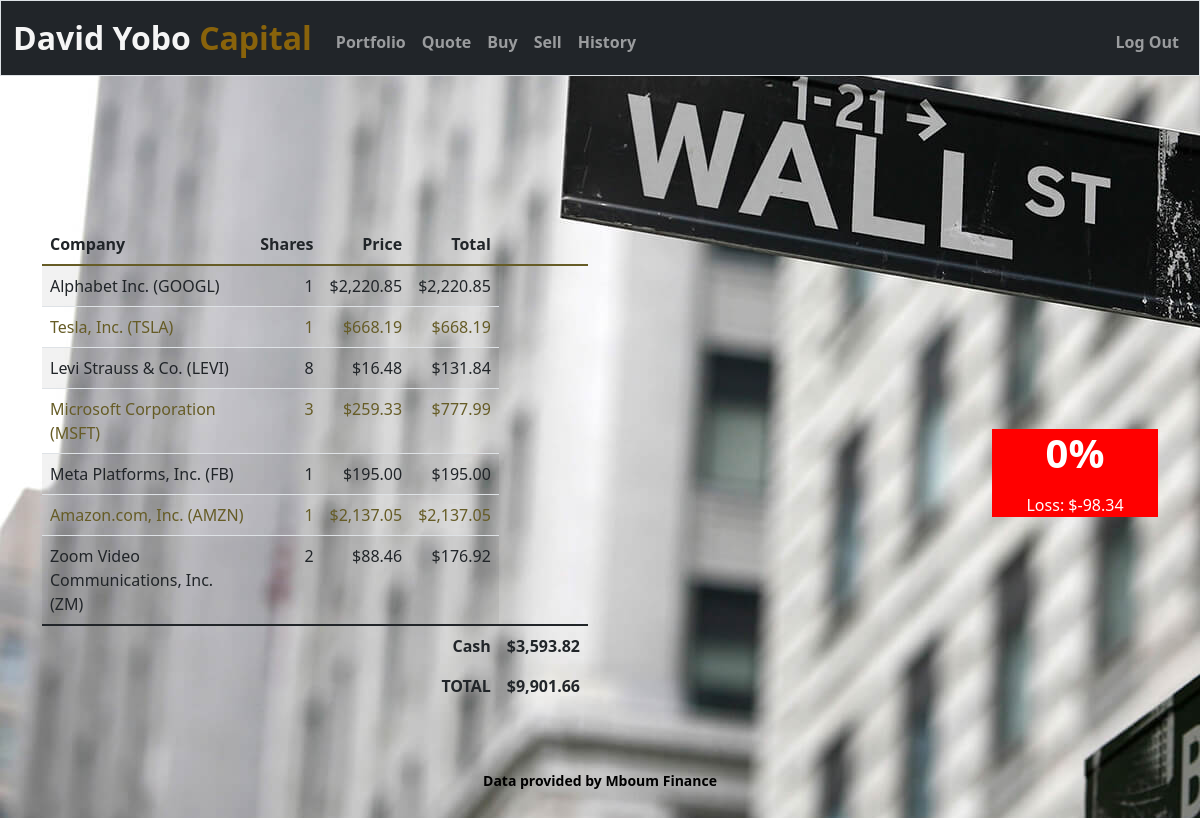
/portfolio (signed in), run on the app's committed database.
### tables this page shows
CREATE TABLE summaries (user INTEGER, symbol TEXT, company TEXT, shares INTEGER, price INTEGER, total INTEGER, dollarprice TEXT, dollartotal TEXT, FOREIGN KEY(user) REFERENCES users(id));

### app.py (the view)
@app.route("/portfolio")
@login_required
def portfolio():
    been_trading = db.execute("SELECT * FROM transactions WHERE user = ?", session["user_id"])
    if been_trading:
        data = db.execute("SELECT * FROM summaries WHERE user = ?", session["user_id"])
        total_for_all_companies = db.execute("SELECT SUM(total) FROM summaries WHERE user = ?", session["user_id"])
        current_cash = db.execute("SELECT cash FROM users WHERE id = ?", session["user_id"])
        the_total = (total_for_all_companies[0]['SUM(total)'] + current_cash[0]['cash'])
        original_cash = 10000
        profitloss = the_total - original_cash
        percentage = (profitloss/original_cash) * 100
        display = []
        if profitloss > 0:
            display.append("Profit")
        elif profitloss < 0:
            display.append("Loss")
        else:
            display.append("_")
        display.append(profitloss)
        display.append(int(percentage))
        return render_template("portfolio.html", data=data, cash=usd(current_cash[0]['cash']), total=usd(the_total), display=display)
    else:
        return render_template("emptyportfolio.html")

### app.py (called while the page is built)
@app.after_request
def after_request(response):
    response.headers["Cache-Control"] = "no-cache, no-store, must-revalidate"
    response.headers["Expires"] = 0
    response.headers["Pragma"] = "no-cache"
    return response

### helpers.py (called while the page is built)
def login_required(f):
    @wraps(f)
    def decorated_function(*args, **kwargs):
        if session.get("user_id") is None:
            return redirect("/login")
        return f(*args, **kwargs)
    return decorated_function

def usd(value):
    return f"${value:,.2f}"

### templates/portfolio.html (shortened to what this page needs)
{% extends "layout.html" %}
{% block main %}
 <div class="container">
  <div class="row align-items-center" style="padding-top: 100px;">
    <div class="col-6 left" >
      <table class="table table-striped">
        <thead>
          <tr>
             <th class="text-start">Company</th>
             <th class="text-end">Shares</th>
             <th class="text-end">Price</th>
             <th class="text-end">Total</th>
          </tr>
        </thead>
        <tbody style="color: rgb(102, 92, 38)">
          {% for row in data %}
           <tr>
              <td class="text-start">{{ row.company }} ({{ row.symbol }})</td>
              <td class="text-end">{{ row.shares }}</td>
              <td class="text-end">{{ row.dollarprice }}</td>
              <td class="text-end">{{ row.dollartotal }}</td>
           </tr>
          {% endfor %}
        </tbody>
        <tfoot>
            <tr>
              <td class="border-0 fw-bold text-end" colspan="4">Cash</td>
              <td class="border-0 text-end"><strong> {{ cash }} </strong></td>
            </tr>
            <tr>
              <td class="border-0 fw-bold text-end" colspan="4"> TOTAL </td>
              <td class="border-0 w-bold text-end" colspan="4"><strong>{{ total }}</strong></td>
            </tr>
        </tfoot>
      </table>
    </div>
    <div class="col-2">
      <div data-status="{{display[0]}}" class="status" style="color: white;">
      <p><h1><b>{{ display[2] }}%</b></h1></p>
      <p>{{ display[0] }}:    {{ display[1] | usd }}</p>
      </div>
    </div>
  </div>
</div>
{% endblock %}

### templates/layout.html (shortened to what this page needs)
<!DOCTYPE html>
<html lang="en">
    <head>
        <link href="https://cdn.jsdelivr.net/npm/bootstrap@5.1.3/dist/css/bootstrap.min.css" rel="stylesheet">
        <link href="/static/styles.css" rel="stylesheet">
    </head>
    <body background="background.jpg">
        <nav class="bg-dark border navbar navbar-expand-md navbar-dark">
            <div class="container-fluid">
                <a class="navbar-brand" href="/"><span class="white">David Yobo</span> <span class="gold">Capital</span></a>
                <div class="collapse navbar-collapse" id="navbar">
                    {% if session["user_id"] %}
                        <ul class="navbar-nav me-auto mt-2">
                            <li class="nav-item"><a class="nav-link" href="/portfolio">Portfolio</a></li>
                            <li class="nav-item"><a class="nav-link" href="/quote">Quote</a></li>
                            <li class="nav-item"><a class="nav-link" href="/buy">Buy</a></li>
                            <li class="nav-item"><a class="nav-link" href="/sell">Sell</a></li>
                            <li class="nav-item"><a class="nav-link" href="/history">History</a></li>
                        </ul>
                        <ul class="navbar-nav ms-auto mt-2">
                            <li class="nav-item"><a class="nav-link" href="/logout">Log Out</a></li>
                        </ul>
                    {% else %}
                        <ul class="navbar-nav ms-auto mt-2">
                            <li class="nav-item"><a class="nav-link" href="/register">Register</a></li>
                        </ul>
                    {% endif %}
                </div>
            </div>
        </nav>
        <main class= "container-fluid py-5 text-center">
            {% block main %}{% endblock %}
        </main>
        <footer class="mb-5 small text-center text-muted">
            <div style="color: black;">
                <strong> Data provided by Mboum Finance</strong>
            </div>
        </footer>
    </body>
</html>

### static/styles.css (style rules this page uses)
nav .navbar-brand { font-size: xx-large; }
nav .navbar-brand .white { color: whitesmoke; }
nav .navbar-brand .gold { color: #89630b; }
.left { text-align: left; }
.status[data-status="Loss"] { background-color: red; text-align: center; }
a:link { color: rgb(102, 92, 38); font-weight: bold; }

### templates/layout.html (style rules this page uses)
body { background-image: url('static/background.jpg'); }

### data on the page
summaries: company "Alphabet Inc.", symbol "GOOGL", shares "1", dollarprice "$2,220.85", dollartotal "$2,220.85"
summaries: company "Tesla, Inc.", symbol "TSLA", shares "1", dollarprice "$668.19", dollartotal "$668.19"
summaries: company "Levi Strauss & Co.", symbol "LEVI", shares "8", dollarprice "$16.48", dollartotal "$131.84"
summaries: company "Microsoft Corporation", symbol "MSFT", shares "3", dollarprice "$259.33", dollartotal "$777.99"
summaries: company "Meta Platforms, Inc.", symbol "FB", shares "1", dollarprice "$195.00", dollartotal "$195.00"
summaries: company "Amazon.com, Inc.", symbol "AMZN", shares "1", dollarprice "$2,137.05", dollartotal "$2,137.05"
summaries: company "Zoom Video Communications, Inc.", symbol "ZM", shares "2", dollarprice "$88.46", dollartotal "$176.92"

### other printed values
{{ cash }} "$3,593.82"
{{ total }} "$9,901.66"
{{ display[2] }} "0"
{{ display[0] }} "Loss"
{{ display[1] | usd }} "$-98.34"
